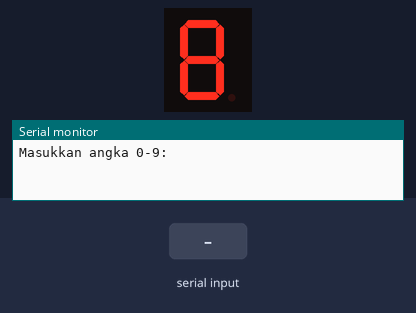
Bench run of a sketch on a simulated Arduino Uno, built with avr-gcc and run on an emulated ATmega328P. Parts: 1-digit seven-segment display, the last lines printed to the serial monitor. Wiring (inferred from the names in the program): 1-digit 7-segment display, segments lit when LOW: segments pin 2, pin 3, pin 4, pin 5, pin 6, pin 7, pin 8. The inputs (shaded band) are chosen by the test bench. The segment pins are drawn as the display they are named for.

Above: at 1.2 s.
1.3 s: "90,45\n" received over Serial
At 1.9 s:
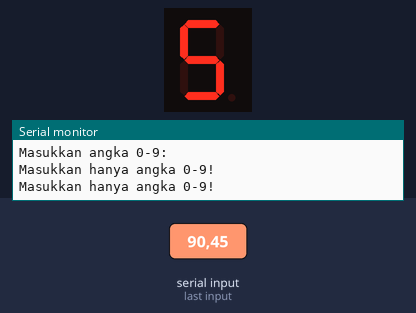
2.8 s: "30,150\n" received over Serial
At 3.8 s:
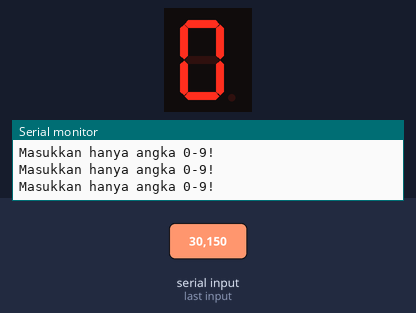
4.3 s: "200\n" received over Serial
5.8 s: "5\n" received over Serial
At 6.3 s:
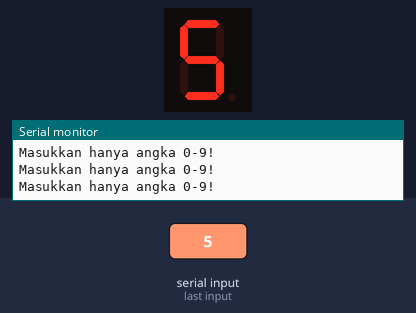
7.3 s: "90\n" received over Serial
At 8.7 s:
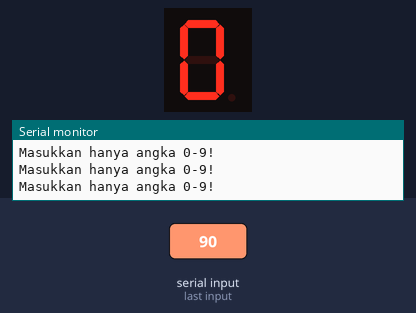
Timing chart, 0 to 9.8 s (numbered marks = the images above; inputs shaded):
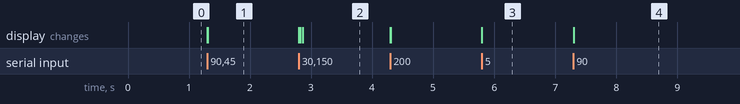

The sketch:

7segment.ino
```cpp
const int segA = 2;
const int segB = 3;
const int segC = 4;
const int segD = 5;
const int segE = 6;
const int segF = 7;
const int segG = 8;

void setup() {
  pinMode(segA, OUTPUT);
  pinMode(segB, OUTPUT);
  pinMode(segC, OUTPUT);
  pinMode(segD, OUTPUT);
  pinMode(segE, OUTPUT);
  pinMode(segF, OUTPUT);
  pinMode(segG, OUTPUT);

  Serial.begin(9600);
  Serial.println("Masukkan angka 0-9:");
}

// Tabel segment untuk angka 0-9
const bool digits[10][7] = {
  {0, 0, 0, 0, 0, 0, 1}, // 0
  {1, 0, 0, 1, 1, 1, 1}, // 1
  {0, 0, 1, 0, 0, 1, 0}, // 2
  {0, 0, 0, 0, 1, 1, 0}, // 3
  {1, 0, 0, 1, 1, 0, 0}, // 4
  {0, 1, 0, 0, 1, 0, 0}, // 5
  {0, 1, 0, 0, 0, 0, 0}, // 6
  {0, 0, 0, 1, 1, 1, 1}, // 7
  {0, 0, 0, 0, 0, 0, 0}, // 8
  {0, 0, 0, 0, 1, 0, 0}  // 9
};

void displayDigit(int num) {
  if (num < 0 || num > 9) return; // validasi
  digitalWrite(segA, digits[num][0]);
  digitalWrite(segB, digits[num][1]);
  digitalWrite(segC, digits[num][2]);
  digitalWrite(segD, digits[num][3]);
  digitalWrite(segE, digits[num][4]);
  digitalWrite(segF, digits[num][5]);
  digitalWrite(segG, digits[num][6]);
}

void loop() {
  if (Serial.available()) {
    char input = Serial.read();
    if (input >= '0' && input <= '9') {
      int number = input - '0';
      displayDigit(number);
    } else {
      Serial.println("Masukkan hanya angka 0-9!");
    }
  }
}
```

Measured:
- after the input at 1.3 s, the display: first changes at once (image 1 shows a later state)
- after the input at 2.8 s, the display: first changes at once (image 2 shows a later state)
- after the input at 5.8 s, the display: changes at once (image 3)
- after the input at 7.3 s, the display: first changes at once (image 4 shows a later state)
